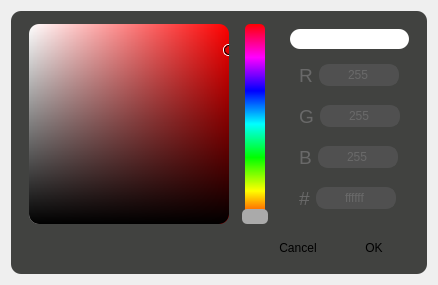
<?xml version="1.0" encoding="UTF-8"?>
<ui version="4.0">
 <class>colourSelector</class>
 <widget class="QDialog" name="colourSelector">
  <property name="geometry">
   <rect>
    <x>0</x>
    <y>0</y>
    <width>430</width>
    <height>285</height>
   </rect>
  </property>
  <property name="sizePolicy">
   <sizepolicy hsizetype="Fixed" vsizetype="Fixed">
    <horstretch>0</horstretch>
    <verstretch>0</verstretch>
   </sizepolicy>
  </property>
  <property name="windowTitle">
   <string>Dialog</string>
  </property>
  <layout class="QVBoxLayout" name="verticalLayout">
   <item>
    <widget class="QFrame" name="colourSelectorFrame">
     <property name="sizePolicy">
      <sizepolicy hsizetype="Expanding" vsizetype="Preferred">
       <horstretch>0</horstretch>
       <verstretch>0</verstretch>
      </sizepolicy>
     </property>
     <property name="maximumSize">
      <size>
       <width>16777215</width>
       <height>270</height>
      </size>
     </property>
     <property name="styleSheet">
      <string notr="true">background-color: rgb(65, 66, 64);
border-radius: 10px;</string>
     </property>
     <property name="frameShape">
      <enum>QFrame::StyledPanel</enum>
     </property>
     <property name="frameShadow">
      <enum>QFrame::Raised</enum>
     </property>
     <layout class="QVBoxLayout" name="verticalLayout_2">
      <property name="topMargin">
       <number>0</number>
      </property>
      <item>
       <widget class="QFrame" name="colourSelectionFrame">
        <property name="sizePolicy">
         <sizepolicy hsizetype="Fixed" vsizetype="Preferred">
          <horstretch>0</horstretch>
          <verstretch>0</verstretch>
         </sizepolicy>
        </property>
        <property name="maximumSize">
         <size>
          <width>16777215</width>
          <height>220</height>
         </size>
        </property>
        <property name="frameShape">
         <enum>QFrame::StyledPanel</enum>
        </property>
        <property name="frameShadow">
         <enum>QFrame::Raised</enum>
        </property>
        <layout class="QHBoxLayout" name="horizontalLayout_2">
         <property name="topMargin">
          <number>9</number>
         </property>
         <property name="rightMargin">
          <number>0</number>
         </property>
         <property name="bottomMargin">
          <number>0</number>
         </property>
         <item>
          <widget class="QFrame" name="color_view">
           <property name="minimumSize">
            <size>
             <width>200</width>
             <height>200</height>
            </size>
           </property>
           <property name="maximumSize">
            <size>
             <width>200</width>
             <height>200</height>
            </size>
           </property>
           <property name="styleSheet">
            <string notr="true">/* ALL CHANGES HERE WILL BE OVERWRITTEN */;
background-color: qlineargradient(x1:1, x2:0, stop:0 hsl(0%,100%,50%), stop:1 rgba(255, 255, 255, 255));

</string>
           </property>
           <property name="frameShape">
            <enum>QFrame::StyledPanel</enum>
           </property>
           <property name="frameShadow">
            <enum>QFrame::Raised</enum>
           </property>
           <layout class="QVBoxLayout" name="verticalLayout_3">
            <property name="spacing">
             <number>0</number>
            </property>
            <property name="leftMargin">
             <number>0</number>
            </property>
            <property name="topMargin">
             <number>0</number>
            </property>
            <property name="rightMargin">
             <number>0</number>
            </property>
            <property name="bottomMargin">
             <number>0</number>
            </property>
            <item>
             <widget class="QFrame" name="black_overlay">
              <property name="styleSheet">
               <string notr="true">background-color: qlineargradient(spread:pad, x1:0, y1:0, x2:0, y2:1, stop:0 rgba(0, 0, 0, 0), stop:1 rgba(0, 0, 0, 255));


</string>
              </property>
              <property name="frameShape">
               <enum>QFrame::StyledPanel</enum>
              </property>
              <property name="frameShadow">
               <enum>QFrame::Raised</enum>
              </property>
              <widget class="QFrame" name="selector">
               <property name="geometry">
                <rect>
                 <x>194</x>
                 <y>20</y>
                 <width>12</width>
                 <height>12</height>
                </rect>
               </property>
               <property name="minimumSize">
                <size>
                 <width>12</width>
                 <height>12</height>
                </size>
               </property>
               <property name="maximumSize">
                <size>
                 <width>12</width>
                 <height>12</height>
                </size>
               </property>
               <property name="styleSheet">
                <string notr="true">background-color:none;
border: 1px solid white;
border-radius: 5px;</string>
               </property>
               <property name="frameShape">
                <enum>QFrame::StyledPanel</enum>
               </property>
               <property name="frameShadow">
                <enum>QFrame::Raised</enum>
               </property>
               <widget class="QLabel" name="black_ring">
                <property name="geometry">
                 <rect>
                  <x>1</x>
                  <y>1</y>
                  <width>10</width>
                  <height>10</height>
                 </rect>
                </property>
                <property name="minimumSize">
                 <size>
                  <width>10</width>
                  <height>10</height>
                 </size>
                </property>
                <property name="maximumSize">
                 <size>
                  <width>10</width>
                  <height>10</height>
                 </size>
                </property>
                <property name="baseSize">
                 <size>
                  <width>10</width>
                  <height>10</height>
                 </size>
                </property>
                <property name="styleSheet">
                 <string notr="true">background-color: none;
border: 1px solid black;
border-radius: 5px;</string>
                </property>
                <property name="text">
                 <string/>
                </property>
               </widget>
              </widget>
             </widget>
            </item>
           </layout>
          </widget>
         </item>
         <item>
          <widget class="QFrame" name="frame_2">
           <property name="sizePolicy">
            <sizepolicy hsizetype="Fixed" vsizetype="Preferred">
             <horstretch>0</horstretch>
             <verstretch>0</verstretch>
            </sizepolicy>
           </property>
           <property name="minimumSize">
            <size>
             <width>40</width>
             <height>0</height>
            </size>
           </property>
           <property name="maximumSize">
            <size>
             <width>16777215</width>
             <height>200</height>
            </size>
           </property>
           <property name="styleSheet">
            <string notr="true"/>
           </property>
           <property name="frameShape">
            <enum>QFrame::StyledPanel</enum>
           </property>
           <property name="frameShadow">
            <enum>QFrame::Raised</enum>
           </property>
           <widget class="QFrame" name="hue_bg">
            <property name="geometry">
             <rect>
              <x>10</x>
              <y>0</y>
              <width>20</width>
              <height>200</height>
             </rect>
            </property>
            <property name="minimumSize">
             <size>
              <width>20</width>
              <height>200</height>
             </size>
            </property>
            <property name="styleSheet">
             <string notr="true">background-color: qlineargradient(spread:pad, x1:0, y1:1, x2:0, y2:0, stop:0 rgba(255, 0, 0, 255), stop:0.166 rgba(255, 255, 0, 255), stop:0.333 rgba(0, 255, 0, 255), stop:0.5 rgba(0, 255, 255, 255), stop:0.666 rgba(0, 0, 255, 255), stop:0.833 rgba(255, 0, 255, 255), stop:1 rgba(255, 0, 0, 255));
border-radius: 5px;</string>
            </property>
            <property name="frameShape">
             <enum>QFrame::StyledPanel</enum>
            </property>
            <property name="frameShadow">
             <enum>QFrame::Raised</enum>
            </property>
           </widget>
           <widget class="QLabel" name="hue_selector">
            <property name="geometry">
             <rect>
              <x>7</x>
              <y>185</y>
              <width>26</width>
              <height>15</height>
             </rect>
            </property>
            <property name="minimumSize">
             <size>
              <width>26</width>
              <height>0</height>
             </size>
            </property>
            <property name="styleSheet">
             <string notr="true">background-color: #aaa;
border-radius: 5px;</string>
            </property>
            <property name="text">
             <string/>
            </property>
           </widget>
           <widget class="QFrame" name="hue">
            <property name="geometry">
             <rect>
              <x>7</x>
              <y>0</y>
              <width>26</width>
              <height>200</height>
             </rect>
            </property>
            <property name="minimumSize">
             <size>
              <width>20</width>
              <height>200</height>
             </size>
            </property>
            <property name="styleSheet">
             <string notr="true">background-color: none;</string>
            </property>
            <property name="frameShape">
             <enum>QFrame::StyledPanel</enum>
            </property>
            <property name="frameShadow">
             <enum>QFrame::Raised</enum>
            </property>
           </widget>
          </widget>
         </item>
         <item>
          <widget class="QFrame" name="rgbSelectedFrame">
           <property name="sizePolicy">
            <sizepolicy hsizetype="Fixed" vsizetype="Fixed">
             <horstretch>0</horstretch>
             <verstretch>0</verstretch>
            </sizepolicy>
           </property>
           <property name="minimumSize">
            <size>
             <width>110</width>
             <height>200</height>
            </size>
           </property>
           <property name="frameShape">
            <enum>QFrame::StyledPanel</enum>
           </property>
           <property name="frameShadow">
            <enum>QFrame::Raised</enum>
           </property>
           <layout class="QVBoxLayout" name="verticalLayout_5">
            <item>
             <widget class="QFrame" name="selectedColourFrame">
              <property name="frameShape">
               <enum>QFrame::StyledPanel</enum>
              </property>
              <property name="frameShadow">
               <enum>QFrame::Raised</enum>
              </property>
              <layout class="QVBoxLayout" name="verticalLayout_4">
               <property name="leftMargin">
                <number>0</number>
               </property>
               <property name="topMargin">
                <number>0</number>
               </property>
               <property name="rightMargin">
                <number>0</number>
               </property>
               <property name="bottomMargin">
                <number>0</number>
               </property>
               <item>
                <widget class="QLabel" name="color_vis">
                 <property name="sizePolicy">
                  <sizepolicy hsizetype="Expanding" vsizetype="Preferred">
                   <horstretch>0</horstretch>
                   <verstretch>0</verstretch>
                  </sizepolicy>
                 </property>
                 <property name="minimumSize">
                  <size>
                   <width>92</width>
                   <height>20</height>
                  </size>
                 </property>
                 <property name="styleSheet">
                  <string notr="true">/* ALL CHANGES HERE WILL BE OVERWRITTEN */;
background-color: rgb(255, 255, 255);
</string>
                 </property>
                 <property name="text">
                  <string/>
                 </property>
                </widget>
               </item>
              </layout>
             </widget>
            </item>
            <item>
             <widget class="QFrame" name="rgbInputFrame">
              <property name="frameShape">
               <enum>QFrame::StyledPanel</enum>
              </property>
              <property name="frameShadow">
               <enum>QFrame::Raised</enum>
              </property>
              <layout class="QVBoxLayout" name="verticalLayout_6">
               <property name="spacing">
                <number>0</number>
               </property>
               <property name="leftMargin">
                <number>0</number>
               </property>
               <property name="topMargin">
                <number>0</number>
               </property>
               <property name="rightMargin">
                <number>0</number>
               </property>
               <property name="bottomMargin">
                <number>0</number>
               </property>
               <item>
                <widget class="QFrame" name="rFrame">
                 <property name="sizePolicy">
                  <sizepolicy hsizetype="Fixed" vsizetype="Preferred">
                   <horstretch>0</horstretch>
                   <verstretch>0</verstretch>
                  </sizepolicy>
                 </property>
                 <property name="frameShape">
                  <enum>QFrame::StyledPanel</enum>
                 </property>
                 <property name="frameShadow">
                  <enum>QFrame::Raised</enum>
                 </property>
                 <layout class="QHBoxLayout" name="horizontalLayout_3">
                  <item>
                   <widget class="QLabel" name="lbl_red">
                    <property name="styleSheet">
                     <string notr="true">color: rgb(105, 105, 105);
font-size: 14pt;</string>
                    </property>
                    <property name="text">
                     <string>R</string>
                    </property>
                    <property name="buddy">
                     <cstring>red</cstring>
                    </property>
                   </widget>
                  </item>
                  <item>
                   <widget class="QLineEdit" name="red">
                    <property name="sizePolicy">
                     <sizepolicy hsizetype="Fixed" vsizetype="Fixed">
                      <horstretch>0</horstretch>
                      <verstretch>0</verstretch>
                     </sizepolicy>
                    </property>
                    <property name="minimumSize">
                     <size>
                      <width>60</width>
                      <height>0</height>
                     </size>
                    </property>
                    <property name="maximumSize">
                     <size>
                      <width>80</width>
                      <height>16777215</height>
                     </size>
                    </property>
                    <property name="styleSheet">
                     <string notr="true">background-color: rgb(80, 80, 80);
color: rgb(105, 105, 105);
border : 3px solid;
border-color:  rgb(80, 80, 80);
border-radius: 10px;
font: 75 bold 12pt &quot;Gotham Rounded&quot;;
</string>
                    </property>
                    <property name="text">
                     <string>255</string>
                    </property>
                    <property name="alignment">
                     <set>Qt::AlignCenter</set>
                    </property>
                    <property name="clearButtonEnabled">
                     <bool>false</bool>
                    </property>
                   </widget>
                  </item>
                 </layout>
                </widget>
               </item>
               <item>
                <widget class="QFrame" name="gFrame">
                 <property name="sizePolicy">
                  <sizepolicy hsizetype="Fixed" vsizetype="Preferred">
                   <horstretch>0</horstretch>
                   <verstretch>0</verstretch>
                  </sizepolicy>
                 </property>
                 <property name="frameShape">
                  <enum>QFrame::StyledPanel</enum>
                 </property>
                 <property name="frameShadow">
                  <enum>QFrame::Raised</enum>
                 </property>
                 <layout class="QHBoxLayout" name="horizontalLayout_4">
                  <item>
                   <widget class="QLabel" name="lbl_green">
                    <property name="styleSheet">
                     <string notr="true">color: rgb(105, 105, 105);
font-size: 14pt;</string>
                    </property>
                    <property name="text">
                     <string>G</string>
                    </property>
                    <property name="buddy">
                     <cstring>green</cstring>
                    </property>
                   </widget>
                  </item>
                  <item>
                   <widget class="QLineEdit" name="green">
                    <property name="sizePolicy">
                     <sizepolicy hsizetype="Fixed" vsizetype="Fixed">
                      <horstretch>0</horstretch>
                      <verstretch>0</verstretch>
                     </sizepolicy>
                    </property>
                    <property name="minimumSize">
                     <size>
                      <width>60</width>
                      <height>0</height>
                     </size>
                    </property>
                    <property name="maximumSize">
                     <size>
                      <width>80</width>
                      <height>16777215</height>
                     </size>
                    </property>
                    <property name="styleSheet">
                     <string notr="true">background-color: rgb(80, 80, 80);
color: rgb(105, 105, 105);
border : 3px solid;
border-color:  rgb(80, 80, 80);
border-radius: 10px;
font: 75 bold 12pt &quot;Gotham Rounded&quot;;
</string>
                    </property>
                    <property name="text">
                     <string>255</string>
                    </property>
                    <property name="alignment">
                     <set>Qt::AlignCenter</set>
                    </property>
                   </widget>
                  </item>
                 </layout>
                </widget>
               </item>
               <item>
                <widget class="QFrame" name="bFrame">
                 <property name="sizePolicy">
                  <sizepolicy hsizetype="Fixed" vsizetype="Preferred">
                   <horstretch>0</horstretch>
                   <verstretch>0</verstretch>
                  </sizepolicy>
                 </property>
                 <property name="frameShape">
                  <enum>QFrame::StyledPanel</enum>
                 </property>
                 <property name="frameShadow">
                  <enum>QFrame::Raised</enum>
                 </property>
                 <layout class="QHBoxLayout" name="horizontalLayout_5">
                  <item>
                   <widget class="QLabel" name="lbl_blue">
                    <property name="styleSheet">
                     <string notr="true">color: rgb(105, 105, 105);
font-size: 14pt;</string>
                    </property>
                    <property name="text">
                     <string>B</string>
                    </property>
                    <property name="buddy">
                     <cstring>blue</cstring>
                    </property>
                   </widget>
                  </item>
                  <item>
                   <widget class="QLineEdit" name="blue">
                    <property name="sizePolicy">
                     <sizepolicy hsizetype="Fixed" vsizetype="Fixed">
                      <horstretch>0</horstretch>
                      <verstretch>0</verstretch>
                     </sizepolicy>
                    </property>
                    <property name="minimumSize">
                     <size>
                      <width>60</width>
                      <height>0</height>
                     </size>
                    </property>
                    <property name="maximumSize">
                     <size>
                      <width>80</width>
                      <height>16777215</height>
                     </size>
                    </property>
                    <property name="styleSheet">
                     <string notr="true">background-color: rgb(80, 80, 80);
color: rgb(105, 105, 105);
border : 3px solid;
border-color:  rgb(80, 80, 80);
border-radius: 10px;
font: 75 bold 12pt &quot;Gotham Rounded&quot;;
</string>
                    </property>
                    <property name="text">
                     <string>255</string>
                    </property>
                    <property name="alignment">
                     <set>Qt::AlignCenter</set>
                    </property>
                   </widget>
                  </item>
                 </layout>
                </widget>
               </item>
               <item>
                <widget class="QFrame" name="hexFrame">
                 <property name="sizePolicy">
                  <sizepolicy hsizetype="Fixed" vsizetype="Preferred">
                   <horstretch>0</horstretch>
                   <verstretch>0</verstretch>
                  </sizepolicy>
                 </property>
                 <property name="frameShape">
                  <enum>QFrame::StyledPanel</enum>
                 </property>
                 <property name="frameShadow">
                  <enum>QFrame::Raised</enum>
                 </property>
                 <layout class="QHBoxLayout" name="horizontalLayout_6">
                  <item>
                   <widget class="QLabel" name="lbl_hex">
                    <property name="styleSheet">
                     <string notr="true">color: rgb(105, 105, 105);
font-size: 14pt;</string>
                    </property>
                    <property name="text">
                     <string>#</string>
                    </property>
                    <property name="buddy">
                     <cstring>blue</cstring>
                    </property>
                   </widget>
                  </item>
                  <item>
                   <widget class="QLineEdit" name="hex">
                    <property name="sizePolicy">
                     <sizepolicy hsizetype="Fixed" vsizetype="Fixed">
                      <horstretch>0</horstretch>
                      <verstretch>0</verstretch>
                     </sizepolicy>
                    </property>
                    <property name="minimumSize">
                     <size>
                      <width>60</width>
                      <height>0</height>
                     </size>
                    </property>
                    <property name="maximumSize">
                     <size>
                      <width>80</width>
                      <height>16777215</height>
                     </size>
                    </property>
                    <property name="styleSheet">
                     <string notr="true">background-color: rgb(80, 80, 80);
color: rgb(105, 105, 105);
border : 3px solid;
border-color:  rgb(80, 80, 80);
border-radius: 10px;
font: 75 bold 11pt &quot;Gotham Rounded&quot;;
</string>
                    </property>
                    <property name="text">
                     <string>ffffff</string>
                    </property>
                    <property name="alignment">
                     <set>Qt::AlignCenter</set>
                    </property>
                   </widget>
                  </item>
                 </layout>
                </widget>
               </item>
              </layout>
             </widget>
            </item>
           </layout>
          </widget>
         </item>
        </layout>
       </widget>
      </item>
      <item>
       <widget class="QFrame" name="dialogButtonsFrame">
        <property name="sizePolicy">
         <sizepolicy hsizetype="Preferred" vsizetype="Preferred">
          <horstretch>0</horstretch>
          <verstretch>0</verstretch>
         </sizepolicy>
        </property>
        <property name="maximumSize">
         <size>
          <width>16777215</width>
          <height>40</height>
         </size>
        </property>
        <property name="frameShape">
         <enum>QFrame::StyledPanel</enum>
        </property>
        <property name="frameShadow">
         <enum>QFrame::Raised</enum>
        </property>
        <layout class="QHBoxLayout" name="horizontalLayout">
         <property name="topMargin">
          <number>2</number>
         </property>
         <property name="bottomMargin">
          <number>5</number>
         </property>
         <item>
          <spacer name="horizontalSpacer">
           <property name="orientation">
            <enum>Qt::Horizontal</enum>
           </property>
           <property name="sizeHint" stdset="0">
            <size>
             <width>40</width>
             <height>20</height>
            </size>
           </property>
          </spacer>
         </item>
         <item>
          <widget class="QPushButton" name="rejectButton">
           <property name="minimumSize">
            <size>
             <width>70</width>
             <height>0</height>
            </size>
           </property>
           <property name="cursor">
            <cursorShape>PointingHandCursor</cursorShape>
           </property>
           <property name="styleSheet">
            <string notr="true">background-color: rgb(65, 66, 64);
color: rgb(80, 80, 80);
border : 3px solid;
border-radius: 10px;
border-color:  rgb(80, 80, 80); 
font: 75 bold 12pt &quot;Gotham Rounded&quot;;
QPushButton::hover{background-color : rgb(255, 122, 112); }
</string>
           </property>
           <property name="text">
            <string>Cancel</string>
           </property>
          </widget>
         </item>
         <item>
          <widget class="QPushButton" name="acceptButton">
           <property name="minimumSize">
            <size>
             <width>70</width>
             <height>0</height>
            </size>
           </property>
           <property name="cursor">
            <cursorShape>PointingHandCursor</cursorShape>
           </property>
           <property name="styleSheet">
            <string notr="true">background-color: rgb(65, 66, 64);
color: rgb(105, 105, 105);
border : 3px solid;
border-radius: 10px;
border-color:  rgb(105, 105, 105); 
font: 75 bold 12pt &quot;Gotham Rounded&quot;;
QPushButton::hover{background-color : rgb(155, 155, 155); }
</string>
           </property>
           <property name="text">
            <string>OK</string>
           </property>
          </widget>
         </item>
        </layout>
       </widget>
      </item>
     </layout>
    </widget>
   </item>
  </layout>
 </widget>
 <resources/>
 <connections/>
</ui>
